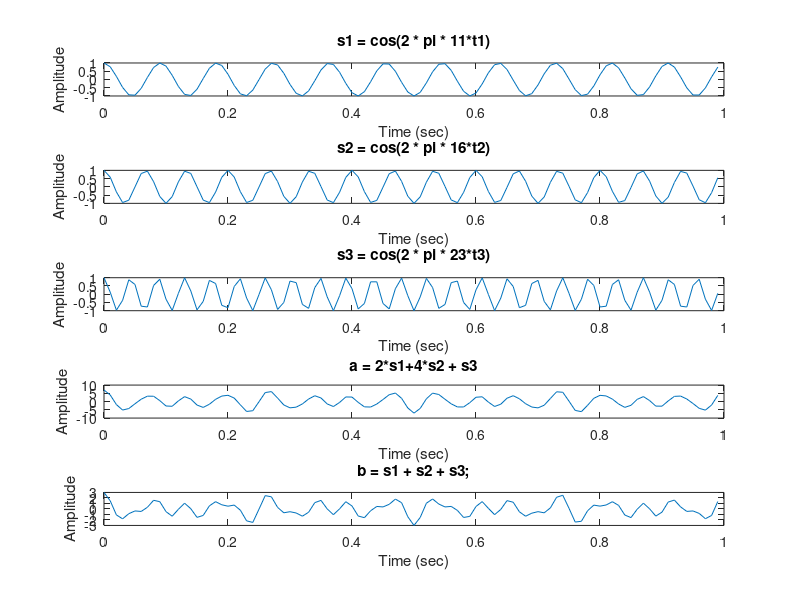

MATLAB code for this plot:
pi = 3.14;
N = 100;
t = (0:N-1)/N;
s1 = cos(2 * pi * 11*t);
s2 = cos(2 * pi * 15*t);
s3 = cos(2 * pi * 23*t);

a = 2*s1+4*s2 + s3;
b = s1 + s2 + s3;
cors1a = 0;
for n = 1:N
    cors1a = cors1a + (s1(n) * a(n));
end
cors1b = 0;
for n = 1:N
    cors1b = cors1b + (s1(n) * b(n));
end
normcors1 = 0;
for n = 1:N
    normcors1 = normcors1 + (s1(n) * s1(n));
end
normcora = 0;
for n = 1:N
    normcora = normcora + (a(n) * a(n));
end
normcorb = 0;
for n = 1:N
    normcorb = normcorb + (b(n) * b(n));
end
normcors1a = (cors1a/sqrt(normcors1*normcora));
normcors1b = (cors1b/sqrt(normcors1*normcorb));
dis = sprintf("\n---------------------\nОбычная корреляция\n---------------------\n\\ |   A    |    B   |\ns1|%8.4f|%8.4f|\n",cors1a, cors1b);
disp(dis);
dis = sprintf("\n--------------------------\nНормализованная корреляция\n--------------------------\n\\ |   A    |    B   |\ns1|%8.4f|%8.4f|\n",normcors1a, normcors1b);
disp(dis);



subplot(5, 1, 1);
plot(t,s1);
xlabel("Time (sec)");
ylabel("Amplitude");
title("s1 = cos(2 * pi * 11*t1)");
subplot(5, 1, 2);
plot(t,s2);
xlabel("Time (sec)");
ylabel("Amplitude"); 
title("s2 = cos(2 * pi * 16*t2)");
subplot(5, 1, 3);
plot(t,s3);
xlabel("Time (sec)");
ylabel("Amplitude"); 
title("s3 = cos(2 * pi * 23*t3)");
subplot(5, 1, 4);
plot(t,a);
xlabel("Time (sec)");
ylabel("Amplitude"); 
title("a = 2*s1+4*s2 + s3");
subplot(5, 1, 5);
plot(t,b);
xlabel("Time (sec)");
ylabel("Amplitude"); 
title("b = s1 + s2 + s3;");


